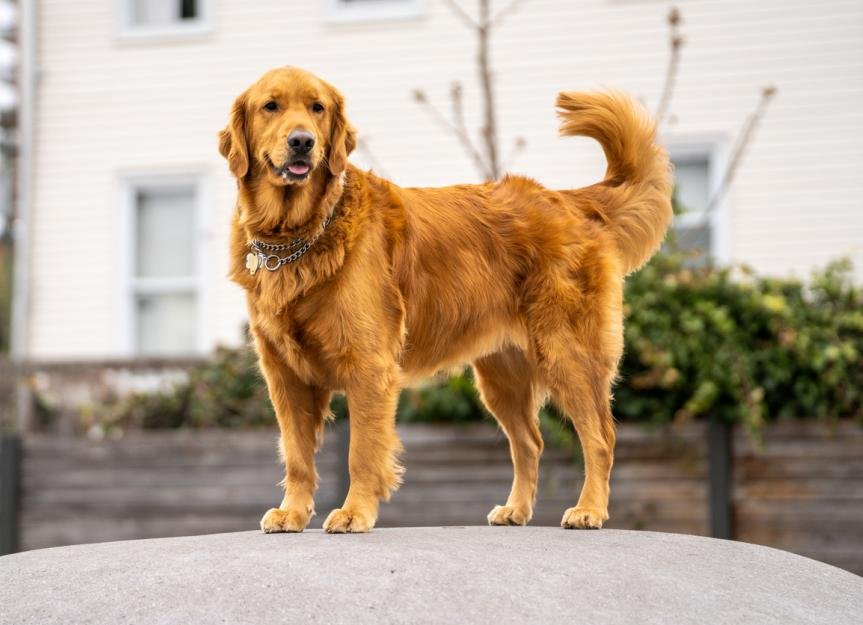
#> input picture Program1/image.jpeg, 863 x 625 px
$ python split-image.py
#> lines starting #> are read from the running program, lines starting #| are printed output that depends on the picture
import cv2
import numpy as np

# Load the image
image = cv2.imread('image.jpeg')
#> image is the input picture: shape (625, 863, 3); mean B, G, R 142.4, 163.2, 182.3

# Get the height and width of the image
height, width, _ = image.shape
#> height = 625; width = 863

# Find the center of the image
center_x, center_y = width // 2, height // 2
#> center_x = 431; center_y = 312

# Copy the original image to draw lines on it
image_with_lines = image.copy()

# Draw black lines to divide the image into quadrants
# Vertical line (from top to bottom)
cv2.line(image_with_lines, (center_x, 0), (center_x, height), (0, 0, 0), 2)

# Horizontal line (from left to right)
cv2.line(image_with_lines, (0, center_y), (width, center_y), (0, 0, 0), 2)
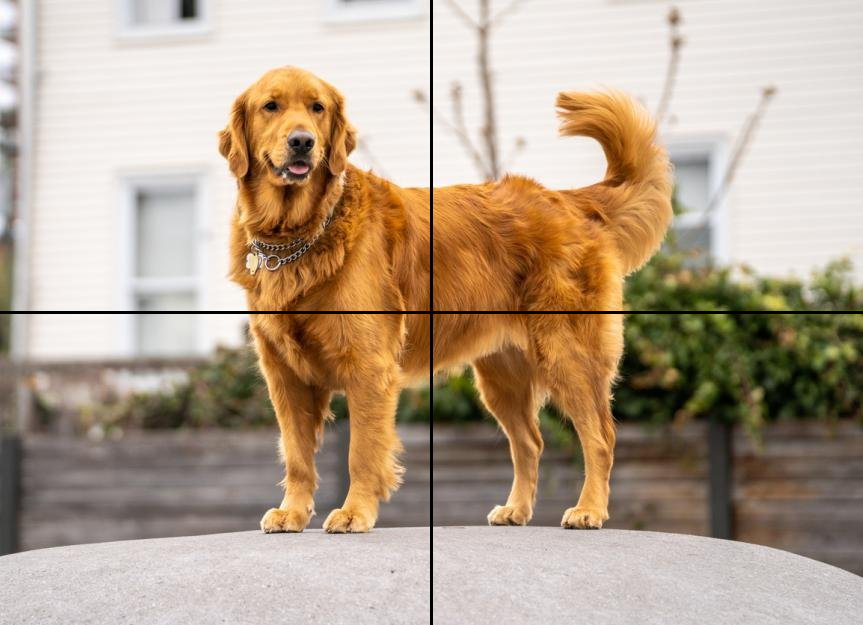
#> image_with_lines: shape (625, 863, 3); mean B, G, R 141.5, 162, 180.9

# Partition the image into four quadrants
quadrant_1 = image[0:center_y, 0:center_x]  # Top-left
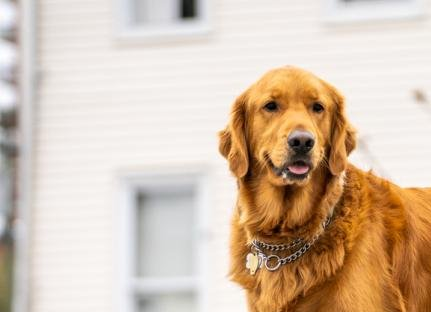
#> quadrant_1: shape (312, 431, 3); mean B, G, R 174.3, 193.5, 213.5
quadrant_2 = image[0:center_y, center_x:]   # Top-right
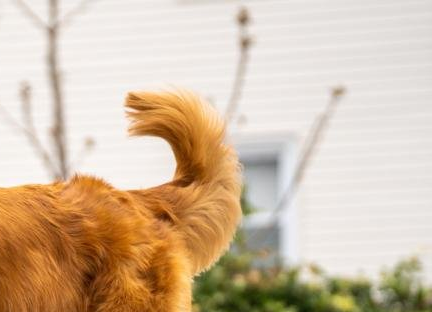
#> quadrant_2: shape (312, 432, 3); mean B, G, R 165.5, 189.8, 211.2
quadrant_3 = image[center_y:, 0:center_x]   # Bottom-left
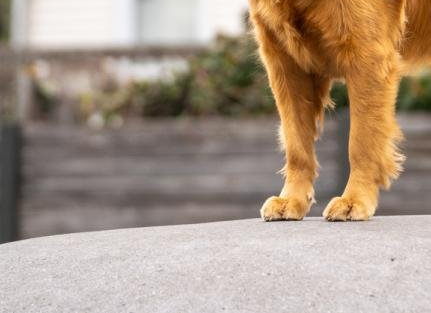
#> quadrant_3: shape (313, 431, 3); mean B, G, R 133.3, 150, 168.6
quadrant_4 = image[center_y:, center_x:]    # Bottom-right
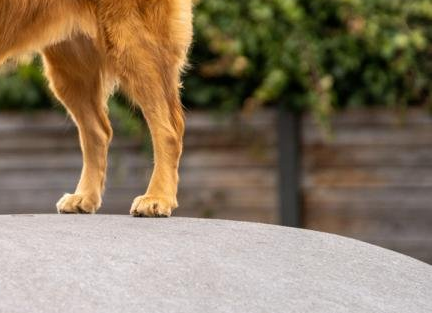
#> quadrant_4: shape (313, 432, 3); mean B, G, R 96.9, 119.6, 136.2

# Display the quadrants and the image with lines drawn
cv2.imshow('Image with Quadrants', image_with_lines)
cv2.imshow('Quadrant 1 (Top-Left)', quadrant_1)
cv2.imshow('Quadrant 2 (Top-Right)', quadrant_2)
cv2.imshow('Quadrant 3 (Bottom-Left)', quadrant_3)
cv2.imshow('Quadrant 4 (Bottom-Right)', quadrant_4)

# Wait until a key is pressed and close the image windows
cv2.waitKey(0)
cv2.destroyAllWindows()
